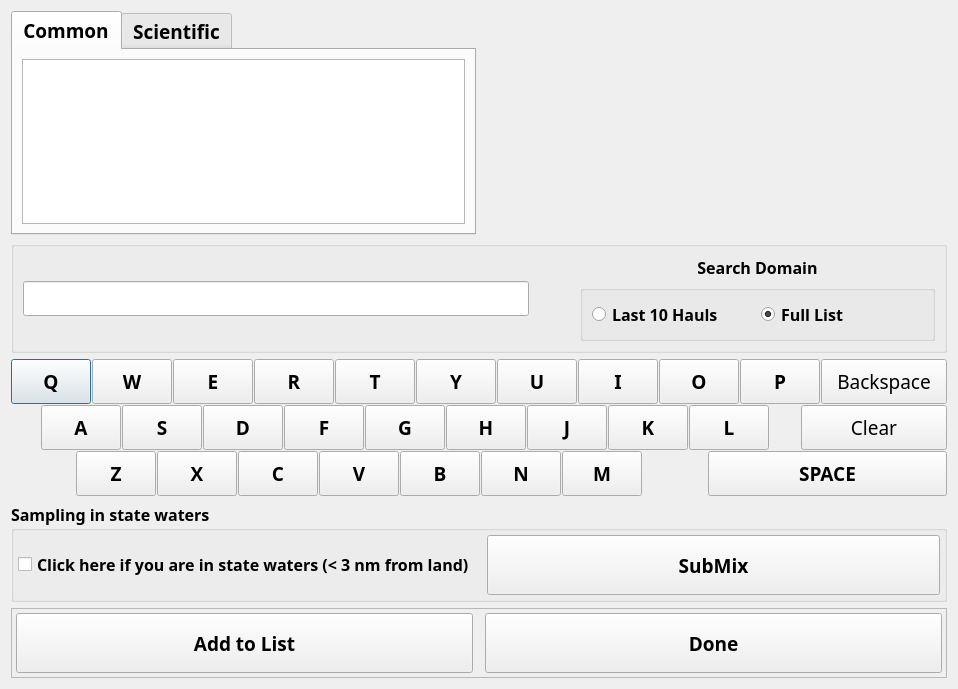
<?xml version="1.0" encoding="UTF-8"?>
<ui version="4.0">
 <class>CPSAddCatchSpcDlg</class>
 <widget class="QDialog" name="CPSAddCatchSpcDlg">
  <property name="windowModality">
   <enum>Qt::NonModal</enum>
  </property>
  <property name="geometry">
   <rect>
    <x>0</x>
    <y>0</y>
    <width>958</width>
    <height>677</height>
   </rect>
  </property>
  <property name="windowTitle">
   <string>Add Species</string>
  </property>
  <layout class="QVBoxLayout" name="verticalLayout_4">
   <item>
    <layout class="QHBoxLayout" name="horizontalLayout_10" stretch="50,50">
     <item>
      <widget class="QTabWidget" name="nameTab">
       <property name="minimumSize">
        <size>
         <width>0</width>
         <height>0</height>
        </size>
       </property>
       <property name="font">
        <font>
         <family>Arial Black</family>
         <pointsize>14</pointsize>
         <weight>75</weight>
         <bold>true</bold>
        </font>
       </property>
       <property name="currentIndex">
        <number>0</number>
       </property>
       <widget class="QWidget" name="tab">
        <attribute name="title">
         <string>Common</string>
        </attribute>
        <layout class="QHBoxLayout" name="horizontalLayout_4">
         <item>
          <widget class="QListWidget" name="fullspcCList">
           <property name="font">
            <font>
             <family>Arial Black</family>
             <pointsize>14</pointsize>
             <weight>75</weight>
             <bold>true</bold>
            </font>
           </property>
          </widget>
         </item>
        </layout>
       </widget>
       <widget class="QWidget" name="tab_2">
        <attribute name="title">
         <string>Scientific</string>
        </attribute>
        <layout class="QHBoxLayout" name="horizontalLayout_2">
         <item>
          <widget class="QListWidget" name="fullspcSList">
           <property name="font">
            <font>
             <family>Arial Black</family>
             <pointsize>14</pointsize>
             <weight>75</weight>
             <bold>true</bold>
            </font>
           </property>
          </widget>
         </item>
        </layout>
       </widget>
      </widget>
     </item>
     <item>
      <layout class="QVBoxLayout" name="verticalLayout_3" stretch="10,90">
       <item>
        <widget class="QLabel" name="spcLabel">
         <property name="minimumSize">
          <size>
           <width>0</width>
           <height>0</height>
          </size>
         </property>
         <property name="font">
          <font>
           <family>Arial Black</family>
           <pointsize>10</pointsize>
           <weight>75</weight>
           <bold>true</bold>
          </font>
         </property>
         <property name="text">
          <string> &lt;SPECIES LABEL&gt;</string>
         </property>
         <property name="alignment">
          <set>Qt::AlignCenter</set>
         </property>
        </widget>
       </item>
       <item>
        <widget class="QLabel" name="picLabel">
         <property name="sizePolicy">
          <sizepolicy hsizetype="Preferred" vsizetype="Preferred">
           <horstretch>0</horstretch>
           <verstretch>2</verstretch>
          </sizepolicy>
         </property>
         <property name="minimumSize">
          <size>
           <width>0</width>
           <height>200</height>
          </size>
         </property>
         <property name="font">
          <font>
           <family>Arial Black</family>
           <pointsize>10</pointsize>
           <weight>75</weight>
           <bold>true</bold>
          </font>
         </property>
         <property name="frameShape">
          <enum>QFrame::NoFrame</enum>
         </property>
         <property name="frameShadow">
          <enum>QFrame::Plain</enum>
         </property>
         <property name="text">
          <string>&lt;SPECIES IMAGE&gt;</string>
         </property>
         <property name="alignment">
          <set>Qt::AlignCenter</set>
         </property>
        </widget>
       </item>
      </layout>
     </item>
    </layout>
   </item>
   <item>
    <widget class="QGroupBox" name="horizontalGroupBox_2">
     <property name="minimumSize">
      <size>
       <width>0</width>
       <height>0</height>
      </size>
     </property>
     <layout class="QHBoxLayout" name="horizontalLayout_8" stretch="50,15,35">
      <item>
       <widget class="QLineEdit" name="lineEdit">
        <property name="font">
         <font>
          <family>Arial Black</family>
          <pointsize>14</pointsize>
          <weight>75</weight>
          <bold>true</bold>
         </font>
        </property>
       </widget>
      </item>
      <item>
       <spacer name="horizontalSpacer_2">
        <property name="orientation">
         <enum>Qt::Horizontal</enum>
        </property>
        <property name="sizeType">
         <enum>QSizePolicy::Fixed</enum>
        </property>
        <property name="sizeHint" stdset="0">
         <size>
          <width>45</width>
          <height>20</height>
         </size>
        </property>
       </spacer>
      </item>
      <item>
       <layout class="QVBoxLayout" name="verticalLayout">
        <item>
         <widget class="QLabel" name="label">
          <property name="minimumSize">
           <size>
            <width>0</width>
            <height>0</height>
           </size>
          </property>
          <property name="font">
           <font>
            <family>Arial Black</family>
            <pointsize>12</pointsize>
            <weight>75</weight>
            <bold>true</bold>
           </font>
          </property>
          <property name="text">
           <string>Search Domain</string>
          </property>
          <property name="alignment">
           <set>Qt::AlignCenter</set>
          </property>
         </widget>
        </item>
        <item>
         <widget class="QGroupBox" name="groupBox_2">
          <property name="title">
           <string/>
          </property>
          <layout class="QHBoxLayout" name="horizontalLayout_3">
           <item>
            <widget class="QRadioButton" name="radio10">
             <property name="font">
              <font>
               <family>Arial Black</family>
               <pointsize>12</pointsize>
               <weight>75</weight>
               <bold>true</bold>
              </font>
             </property>
             <property name="text">
              <string>Last 10 Hauls</string>
             </property>
            </widget>
           </item>
           <item>
            <widget class="QRadioButton" name="radioFull">
             <property name="font">
              <font>
               <family>Arial Black</family>
               <pointsize>12</pointsize>
               <weight>75</weight>
               <bold>true</bold>
              </font>
             </property>
             <property name="text">
              <string>Full List</string>
             </property>
             <property name="checked">
              <bool>true</bool>
             </property>
             <property name="autoRepeat">
              <bool>false</bool>
             </property>
            </widget>
           </item>
          </layout>
         </widget>
        </item>
       </layout>
      </item>
     </layout>
    </widget>
   </item>
   <item>
    <layout class="QVBoxLayout" name="verticalLayout_2">
     <property name="spacing">
      <number>1</number>
     </property>
     <item>
      <layout class="QHBoxLayout" name="horizontalLayout_6" stretch="8,8,8,8,8,8,8,8,8,8,20">
       <item>
        <widget class="QPushButton" name="Q_Btn">
         <property name="minimumSize">
          <size>
           <width>0</width>
           <height>45</height>
          </size>
         </property>
         <property name="font">
          <font>
           <family>Arial Black</family>
           <pointsize>14</pointsize>
           <weight>75</weight>
           <bold>true</bold>
          </font>
         </property>
         <property name="text">
          <string>Q</string>
         </property>
        </widget>
       </item>
       <item>
        <widget class="QPushButton" name="W_Btn">
         <property name="minimumSize">
          <size>
           <width>0</width>
           <height>45</height>
          </size>
         </property>
         <property name="font">
          <font>
           <family>Arial Black</family>
           <pointsize>14</pointsize>
           <weight>75</weight>
           <bold>true</bold>
          </font>
         </property>
         <property name="text">
          <string>W</string>
         </property>
        </widget>
       </item>
       <item>
        <widget class="QPushButton" name="E_Btn">
         <property name="minimumSize">
          <size>
           <width>0</width>
           <height>45</height>
          </size>
         </property>
         <property name="font">
          <font>
           <family>Arial Black</family>
           <pointsize>14</pointsize>
           <weight>75</weight>
           <bold>true</bold>
          </font>
         </property>
         <property name="text">
          <string>E</string>
         </property>
        </widget>
       </item>
       <item>
        <widget class="QPushButton" name="R_Btn">
         <property name="minimumSize">
          <size>
           <width>0</width>
           <height>45</height>
          </size>
         </property>
         <property name="font">
          <font>
           <family>Arial Black</family>
           <pointsize>14</pointsize>
           <weight>75</weight>
           <bold>true</bold>
          </font>
         </property>
         <property name="text">
          <string>R</string>
         </property>
        </widget>
       </item>
       <item>
        <widget class="QPushButton" name="T_Btn">
         <property name="minimumSize">
          <size>
           <width>0</width>
           <height>45</height>
          </size>
         </property>
         <property name="font">
          <font>
           <family>Arial Black</family>
           <pointsize>14</pointsize>
           <weight>75</weight>
           <bold>true</bold>
          </font>
         </property>
         <property name="text">
          <string>T</string>
         </property>
        </widget>
       </item>
       <item>
        <widget class="QPushButton" name="Y_Btn">
         <property name="minimumSize">
          <size>
           <width>0</width>
           <height>45</height>
          </size>
         </property>
         <property name="font">
          <font>
           <family>Arial Black</family>
           <pointsize>14</pointsize>
           <weight>75</weight>
           <bold>true</bold>
          </font>
         </property>
         <property name="text">
          <string>Y</string>
         </property>
        </widget>
       </item>
       <item>
        <widget class="QPushButton" name="U_Btn">
         <property name="minimumSize">
          <size>
           <width>0</width>
           <height>45</height>
          </size>
         </property>
         <property name="font">
          <font>
           <family>Arial Black</family>
           <pointsize>14</pointsize>
           <weight>75</weight>
           <bold>true</bold>
          </font>
         </property>
         <property name="text">
          <string>U</string>
         </property>
        </widget>
       </item>
       <item>
        <widget class="QPushButton" name="I_Btn">
         <property name="minimumSize">
          <size>
           <width>0</width>
           <height>45</height>
          </size>
         </property>
         <property name="font">
          <font>
           <family>Arial Black</family>
           <pointsize>14</pointsize>
           <weight>75</weight>
           <bold>true</bold>
          </font>
         </property>
         <property name="text">
          <string>I</string>
         </property>
        </widget>
       </item>
       <item>
        <widget class="QPushButton" name="O_Btn">
         <property name="minimumSize">
          <size>
           <width>0</width>
           <height>45</height>
          </size>
         </property>
         <property name="font">
          <font>
           <family>Arial Black</family>
           <pointsize>14</pointsize>
           <weight>75</weight>
           <bold>true</bold>
          </font>
         </property>
         <property name="text">
          <string>O</string>
         </property>
        </widget>
       </item>
       <item>
        <widget class="QPushButton" name="P_Btn">
         <property name="minimumSize">
          <size>
           <width>0</width>
           <height>45</height>
          </size>
         </property>
         <property name="font">
          <font>
           <family>Arial Black</family>
           <pointsize>14</pointsize>
           <weight>75</weight>
           <bold>true</bold>
          </font>
         </property>
         <property name="text">
          <string>P</string>
         </property>
        </widget>
       </item>
       <item>
        <widget class="QPushButton" name="backBtn">
         <property name="minimumSize">
          <size>
           <width>0</width>
           <height>45</height>
          </size>
         </property>
         <property name="font">
          <font>
           <family>Arial Black</family>
           <pointsize>14</pointsize>
           <weight>50</weight>
           <bold>false</bold>
          </font>
         </property>
         <property name="text">
          <string>Backspace</string>
         </property>
        </widget>
       </item>
      </layout>
     </item>
     <item>
      <layout class="QHBoxLayout" name="horizontalLayout_7" stretch="4,8,8,8,8,8,8,8,8,8,4,20">
       <item>
        <widget class="QLabel" name="label_2">
         <property name="text">
          <string/>
         </property>
        </widget>
       </item>
       <item>
        <widget class="QPushButton" name="A_Btn">
         <property name="minimumSize">
          <size>
           <width>0</width>
           <height>45</height>
          </size>
         </property>
         <property name="font">
          <font>
           <family>Arial Black</family>
           <pointsize>14</pointsize>
           <weight>75</weight>
           <bold>true</bold>
          </font>
         </property>
         <property name="text">
          <string>A</string>
         </property>
        </widget>
       </item>
       <item>
        <widget class="QPushButton" name="S_Btn">
         <property name="minimumSize">
          <size>
           <width>0</width>
           <height>45</height>
          </size>
         </property>
         <property name="font">
          <font>
           <family>Arial Black</family>
           <pointsize>14</pointsize>
           <weight>75</weight>
           <bold>true</bold>
          </font>
         </property>
         <property name="text">
          <string>S</string>
         </property>
        </widget>
       </item>
       <item>
        <widget class="QPushButton" name="D_Btn">
         <property name="minimumSize">
          <size>
           <width>0</width>
           <height>45</height>
          </size>
         </property>
         <property name="font">
          <font>
           <family>Arial Black</family>
           <pointsize>14</pointsize>
           <weight>75</weight>
           <bold>true</bold>
          </font>
         </property>
         <property name="text">
          <string>D</string>
         </property>
        </widget>
       </item>
       <item>
        <widget class="QPushButton" name="F_Btn">
         <property name="minimumSize">
          <size>
           <width>0</width>
           <height>45</height>
          </size>
         </property>
         <property name="font">
          <font>
           <family>Arial Black</family>
           <pointsize>14</pointsize>
           <weight>75</weight>
           <bold>true</bold>
          </font>
         </property>
         <property name="text">
          <string>F</string>
         </property>
        </widget>
       </item>
       <item>
        <widget class="QPushButton" name="G_Btn">
         <property name="minimumSize">
          <size>
           <width>0</width>
           <height>45</height>
          </size>
         </property>
         <property name="font">
          <font>
           <family>Arial Black</family>
           <pointsize>14</pointsize>
           <weight>75</weight>
           <bold>true</bold>
          </font>
         </property>
         <property name="text">
          <string>G</string>
         </property>
        </widget>
       </item>
       <item>
        <widget class="QPushButton" name="H_Btn">
         <property name="minimumSize">
          <size>
           <width>0</width>
           <height>45</height>
          </size>
         </property>
         <property name="font">
          <font>
           <family>Arial Black</family>
           <pointsize>14</pointsize>
           <weight>75</weight>
           <bold>true</bold>
          </font>
         </property>
         <property name="text">
          <string>H</string>
         </property>
        </widget>
       </item>
       <item>
        <widget class="QPushButton" name="J_Btn">
         <property name="minimumSize">
          <size>
           <width>0</width>
           <height>45</height>
          </size>
         </property>
         <property name="font">
          <font>
           <family>Arial Black</family>
           <pointsize>14</pointsize>
           <weight>75</weight>
           <bold>true</bold>
          </font>
         </property>
         <property name="text">
          <string>J</string>
         </property>
        </widget>
       </item>
       <item>
        <widget class="QPushButton" name="K_Btn">
         <property name="minimumSize">
          <size>
           <width>0</width>
           <height>45</height>
          </size>
         </property>
         <property name="font">
          <font>
           <family>Arial Black</family>
           <pointsize>14</pointsize>
           <weight>75</weight>
           <bold>true</bold>
          </font>
         </property>
         <property name="text">
          <string>K</string>
         </property>
        </widget>
       </item>
       <item>
        <widget class="QPushButton" name="L_Btn">
         <property name="minimumSize">
          <size>
           <width>0</width>
           <height>45</height>
          </size>
         </property>
         <property name="font">
          <font>
           <family>Arial Black</family>
           <pointsize>14</pointsize>
           <weight>75</weight>
           <bold>true</bold>
          </font>
         </property>
         <property name="text">
          <string>L</string>
         </property>
        </widget>
       </item>
       <item>
        <widget class="QLabel" name="label_3">
         <property name="text">
          <string/>
         </property>
        </widget>
       </item>
       <item>
        <widget class="QPushButton" name="clearBtn">
         <property name="minimumSize">
          <size>
           <width>0</width>
           <height>45</height>
          </size>
         </property>
         <property name="font">
          <font>
           <family>Arial Black</family>
           <pointsize>14</pointsize>
          </font>
         </property>
         <property name="text">
          <string>Clear</string>
         </property>
        </widget>
       </item>
      </layout>
     </item>
     <item>
      <layout class="QHBoxLayout" name="horizontalLayout_9" stretch="8,8,8,8,8,8,8,8,8,30">
       <item>
        <widget class="QLabel" name="label_4">
         <property name="text">
          <string/>
         </property>
        </widget>
       </item>
       <item>
        <widget class="QPushButton" name="Z_Btn">
         <property name="minimumSize">
          <size>
           <width>0</width>
           <height>45</height>
          </size>
         </property>
         <property name="font">
          <font>
           <family>Arial Black</family>
           <pointsize>14</pointsize>
           <weight>75</weight>
           <bold>true</bold>
          </font>
         </property>
         <property name="text">
          <string>Z</string>
         </property>
        </widget>
       </item>
       <item>
        <widget class="QPushButton" name="X_Btn">
         <property name="minimumSize">
          <size>
           <width>0</width>
           <height>45</height>
          </size>
         </property>
         <property name="font">
          <font>
           <family>Arial Black</family>
           <pointsize>14</pointsize>
           <weight>75</weight>
           <bold>true</bold>
          </font>
         </property>
         <property name="text">
          <string>X</string>
         </property>
        </widget>
       </item>
       <item>
        <widget class="QPushButton" name="C_Btn">
         <property name="minimumSize">
          <size>
           <width>0</width>
           <height>45</height>
          </size>
         </property>
         <property name="font">
          <font>
           <family>Arial Black</family>
           <pointsize>14</pointsize>
           <weight>75</weight>
           <bold>true</bold>
          </font>
         </property>
         <property name="text">
          <string>C</string>
         </property>
        </widget>
       </item>
       <item>
        <widget class="QPushButton" name="V_Btn">
         <property name="minimumSize">
          <size>
           <width>0</width>
           <height>45</height>
          </size>
         </property>
         <property name="font">
          <font>
           <family>Arial Black</family>
           <pointsize>14</pointsize>
           <weight>75</weight>
           <bold>true</bold>
          </font>
         </property>
         <property name="text">
          <string>V</string>
         </property>
        </widget>
       </item>
       <item>
        <widget class="QPushButton" name="B_Btn">
         <property name="minimumSize">
          <size>
           <width>0</width>
           <height>45</height>
          </size>
         </property>
         <property name="font">
          <font>
           <family>Arial Black</family>
           <pointsize>14</pointsize>
           <weight>75</weight>
           <bold>true</bold>
          </font>
         </property>
         <property name="text">
          <string>B</string>
         </property>
        </widget>
       </item>
       <item>
        <widget class="QPushButton" name="N_Btn">
         <property name="minimumSize">
          <size>
           <width>0</width>
           <height>45</height>
          </size>
         </property>
         <property name="font">
          <font>
           <family>Arial Black</family>
           <pointsize>14</pointsize>
           <weight>75</weight>
           <bold>true</bold>
          </font>
         </property>
         <property name="text">
          <string>N</string>
         </property>
        </widget>
       </item>
       <item>
        <widget class="QPushButton" name="M_Btn">
         <property name="minimumSize">
          <size>
           <width>0</width>
           <height>45</height>
          </size>
         </property>
         <property name="font">
          <font>
           <family>Arial Black</family>
           <pointsize>14</pointsize>
           <weight>75</weight>
           <bold>true</bold>
          </font>
         </property>
         <property name="text">
          <string>M</string>
         </property>
        </widget>
       </item>
       <item>
        <widget class="QLabel" name="label_5">
         <property name="text">
          <string/>
         </property>
        </widget>
       </item>
       <item>
        <widget class="QPushButton" name="space">
         <property name="minimumSize">
          <size>
           <width>0</width>
           <height>45</height>
          </size>
         </property>
         <property name="font">
          <font>
           <family>Arial Black</family>
           <pointsize>14</pointsize>
           <weight>75</weight>
           <bold>true</bold>
          </font>
         </property>
         <property name="text">
          <string>SPACE</string>
         </property>
        </widget>
       </item>
      </layout>
     </item>
    </layout>
   </item>
   <item>
    <widget class="QGroupBox" name="groupBox_3">
     <property name="minimumSize">
      <size>
       <width>0</width>
       <height>0</height>
      </size>
     </property>
     <property name="font">
      <font>
       <family>Arial Black</family>
       <pointsize>12</pointsize>
       <weight>75</weight>
       <bold>true</bold>
      </font>
     </property>
     <property name="title">
      <string>Sampling in state waters</string>
     </property>
     <layout class="QHBoxLayout" name="horizontalLayout_5">
      <property name="spacing">
       <number>12</number>
      </property>
      <property name="leftMargin">
       <number>4</number>
      </property>
      <property name="topMargin">
       <number>4</number>
      </property>
      <property name="rightMargin">
       <number>4</number>
      </property>
      <property name="bottomMargin">
       <number>4</number>
      </property>
      <item>
       <widget class="QCheckBox" name="checkBox">
        <property name="text">
         <string>Click here if you are in state waters (&lt; 3 nm from land)</string>
        </property>
       </widget>
      </item>
      <item>
       <widget class="QPushButton" name="subMix1Btn">
        <property name="minimumSize">
         <size>
          <width>0</width>
          <height>60</height>
         </size>
        </property>
        <property name="font">
         <font>
          <family>Arial Black</family>
          <pointsize>14</pointsize>
          <weight>75</weight>
          <bold>true</bold>
         </font>
        </property>
        <property name="text">
         <string>SubMix</string>
        </property>
        <property name="checkable">
         <bool>true</bool>
        </property>
        <property name="autoExclusive">
         <bool>false</bool>
        </property>
       </widget>
      </item>
     </layout>
    </widget>
   </item>
   <item>
    <widget class="QFrame" name="frame">
     <property name="minimumSize">
      <size>
       <width>0</width>
       <height>0</height>
      </size>
     </property>
     <property name="frameShape">
      <enum>QFrame::StyledPanel</enum>
     </property>
     <property name="frameShadow">
      <enum>QFrame::Raised</enum>
     </property>
     <layout class="QHBoxLayout" name="horizontalLayout" stretch="50,50">
      <property name="spacing">
       <number>12</number>
      </property>
      <property name="leftMargin">
       <number>4</number>
      </property>
      <property name="topMargin">
       <number>4</number>
      </property>
      <property name="rightMargin">
       <number>4</number>
      </property>
      <property name="bottomMargin">
       <number>4</number>
      </property>
      <item>
       <widget class="QPushButton" name="addBtn">
        <property name="minimumSize">
         <size>
          <width>250</width>
          <height>60</height>
         </size>
        </property>
        <property name="font">
         <font>
          <family>Arial Black</family>
          <pointsize>14</pointsize>
          <weight>75</weight>
          <bold>true</bold>
         </font>
        </property>
        <property name="text">
         <string>Add to List</string>
        </property>
       </widget>
      </item>
      <item>
       <widget class="QPushButton" name="doneBtn">
        <property name="minimumSize">
         <size>
          <width>250</width>
          <height>60</height>
         </size>
        </property>
        <property name="font">
         <font>
          <family>Arial Black</family>
          <pointsize>14</pointsize>
          <weight>75</weight>
          <bold>true</bold>
         </font>
        </property>
        <property name="text">
         <string>Done</string>
        </property>
       </widget>
      </item>
     </layout>
    </widget>
   </item>
  </layout>
 </widget>
 <resources/>
 <connections/>
</ui>
